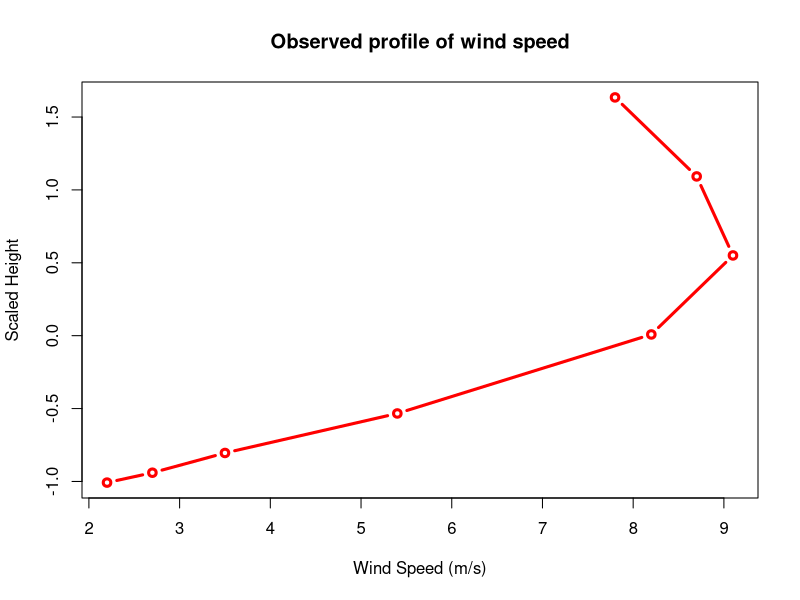
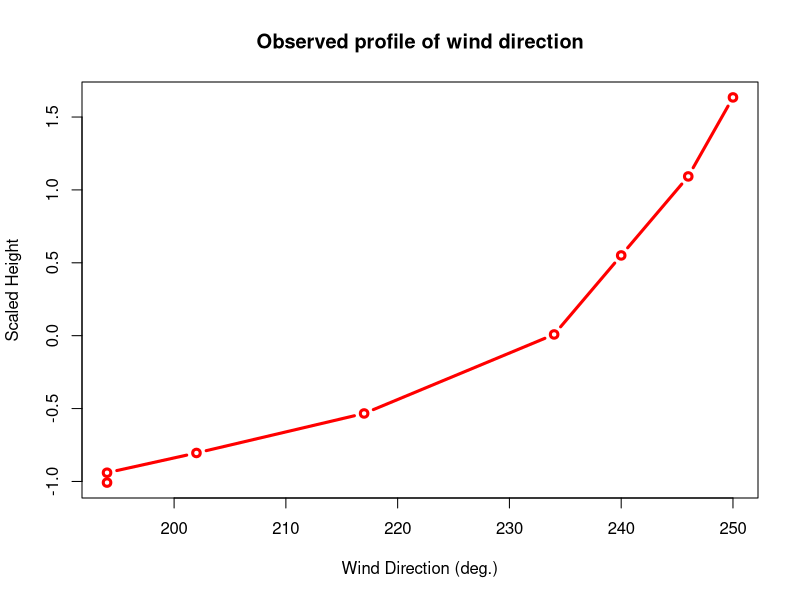
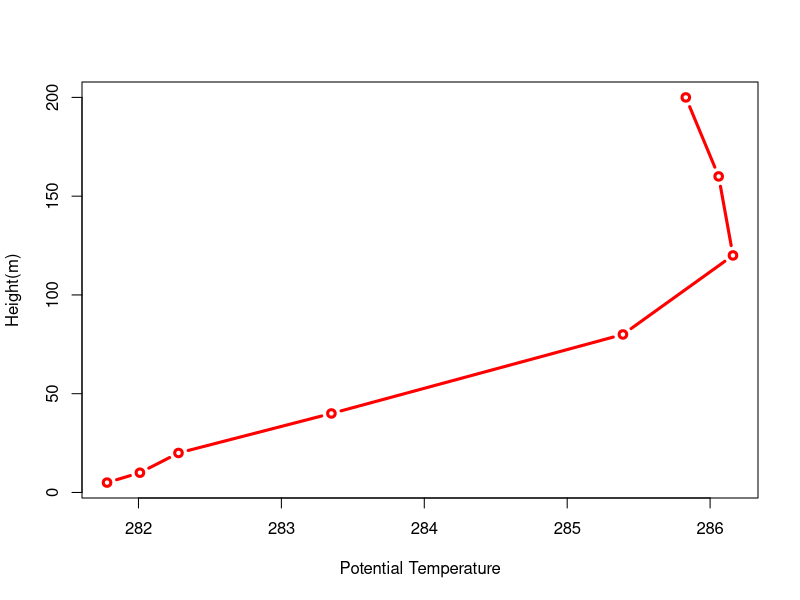
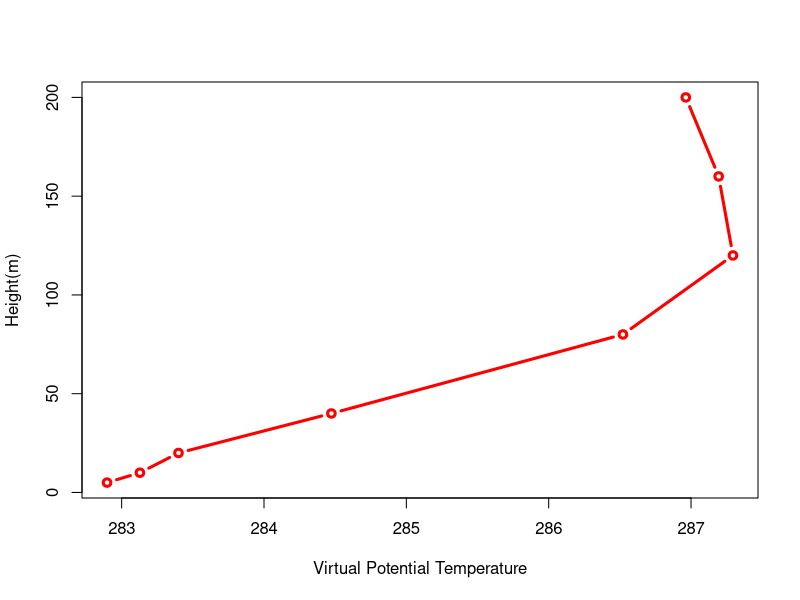

Here is the R script that generated these plots, in order:
## ---- chunk 1
library(ggplot2)
library(dplyr)

## ---- chunk 2
#meters
height3 <- c(5,10,20,40,80,120,160,200)
#wind speed (m/s)
windspeed3 <- c(2.2,2.7,3.5,5.4,8.2,9.1,8.7,7.8)
#wind direction (deg)
winddirection3 <- c(194,194,202,217,234,240,246,250)
#Temperature
temperature3 <- c(8.58,8.81,9.08,10.15,12.19,12.96,12.86,12.63)

length(height3)==length(windspeed3)
length(winddirection3)==length(temperature3)


## ---- chunk 3
# Convert to Kelvin
temperature3k <- temperature3 + 273.2

# For the first 200 meters, we can assume the specific humidity to be relatively constant 
# Assuming it to be 6.5 g/kg
specifichumidity3 <- 6.5
vtemperature3K <- temperature3k*(1+(0.61*(specifichumidity3/1000)))
# Assuming the pressure to be constant as well in first 200 m
pressureq7 <- 1000
# Add virtual potential temperature
ptemperature3K <- temperature3k*((1000/pressureq7)^0.286)
vptemperature3K <- ptemperature3K*(1+(0.61*(specifichumidity3/1000)))

# Scaled height

height3scaled <- scale(height3)

wp3df <- data.frame(height3,height3scaled,windspeed3,winddirection3,temperature3,temperature3k,vtemperature3K,ptemperature3K,vtemperature3K,ptemperature3K,vptemperature3K)


wp3 <- plot(wp3df$windspeed3,wp3df$height3scaled,type = "b", col = "red", lwd = 3,xlab = "Wind Speed (m/s)", ylab = "Scaled Height") + title("Observed profile of wind speed")


## ---- chunk 4

wp32 <- plot(wp3df$winddirection3,wp3df$height3scaled,type = "b", col = "red", lwd = 3,xlab = "Wind Direction (deg.)", ylab = "Scaled Height") + title("Observed profile of wind direction")


## ---- chunk 5
wp33 <- plot(wp3df$ptemperature3K,wp3df$height3,type = "b", col = "red", lwd = 3,xlab = "Potential Temperature", ylab = "Height(m)")
## ---- chunk 6
wp33 <- plot(wp3df$vptemperature3K,wp3df$height3,type = "b", col = "red", lwd = 3,xlab = "Virtual Potential Temperature", ylab = "Height(m)")
